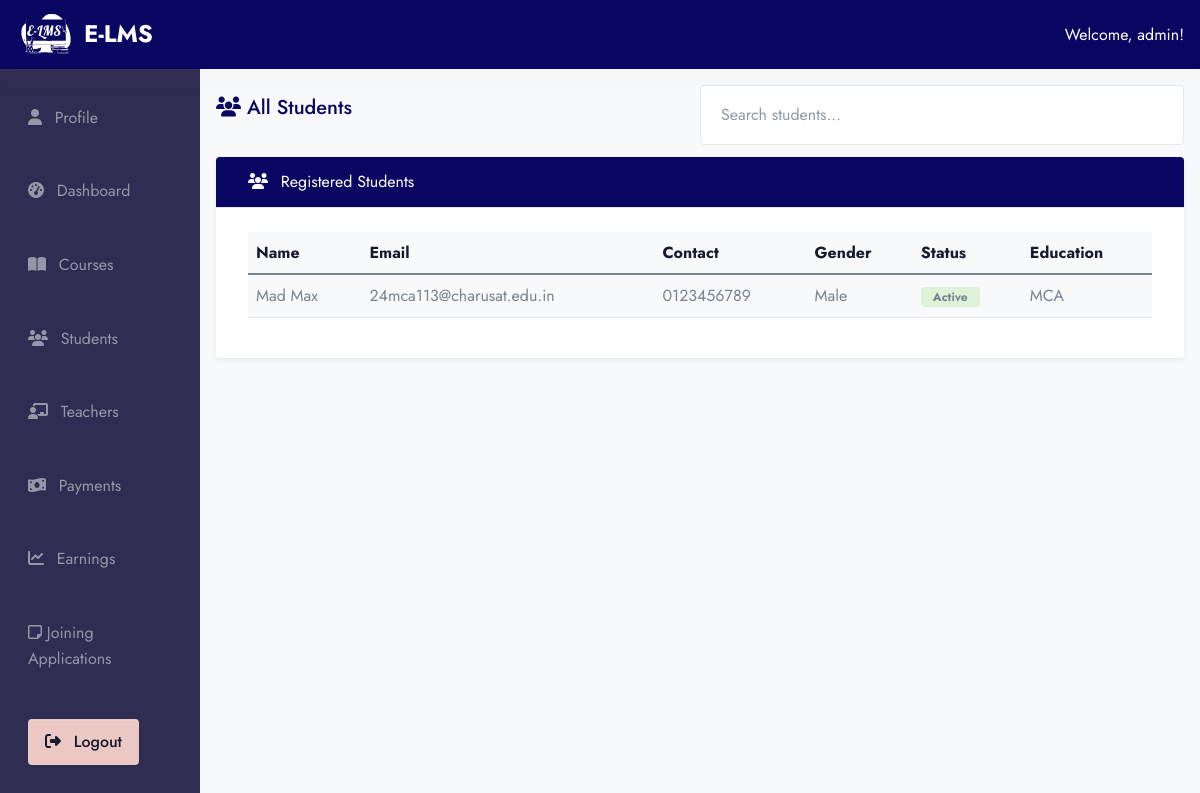
The page /ad-min/students/ (signed in) on the database its author committed.
### app/models.py (models this page shows, shortened)
class Users(AbstractUser):
    ROLE_CHOICES = (
        ('student', 'Student'),
        ('teacher', 'Teacher'),
        ('admin', 'Admin'),
    )
    role = models.CharField(max_length=20, choices=ROLE_CHOICES, default='student')

class Student(models.Model):
    user = models.OneToOneField(Users, on_delete=models.CASCADE, related_name="student_profile")
    contact_no = models.CharField(max_length=20, null=True, blank=True)
    address = models.TextField(null=True, blank=True)
    date_of_birth = models.DateField(null=True, blank=True)
    gender = models.CharField(max_length=10, choices=(("Male","Male"), ("Female","Female"), ("Other","Other")), null=True, blank=True)
    education = models.CharField(max_length=200, null=True, blank=True)
    status = models.CharField(max_length=20, choices=(("active","Active"), ("inactive","Inactive")), default="active")

### E_LMS/admin_view.py (the view)
# urls.py: path('ad-min/students/', admin_view.admin_students, name='admin_students'),
@login_required
def admin_students(request):
    user = request.user
    if user.role != 'admin':
        return page_not_found(request)
    students = Student.objects.select_related('user').all()
    return render(request, 'admin/admin_students.html', {'students': students})

### templates/admin/admin_students.html (shortened to what this page needs)
{% extends 'base2.html' %}
{% load static %}
{% block content %}
<div class="container-fluid">
  <div class="row">
      {% include 'admin/admin_sidebar.html' %}
     <div class="col-md-10 ms-auto p-4 bg-light" style="min-height: 100vh;">
  <div class="d-flex justify-content-between align-items-center mb-3">
    <h4 class="text-primary"><i class="fas fa-users"></i> All Students</h4>
    <input type="text" id="searchInput" class="form-control w-50" placeholder="Search students...">
  </div>
  <div class="card mt-3 shadow-sm border-0">
    <div class="card-header bg-primary text-white">
      <i class="fas fa-users me-2"></i> Registered Students
    </div>
    <div class="card-body">
      <div class="table-responsive">
        <table class="table table-hover align-middle" id="studentTable">
          <thead class="table-light">
            <tr>
              <th>Name</th>
              <th>Email</th>
              <th>Contact</th>
              <th>Gender</th>
              <th>Status</th>
              <th>Education</th>
            </tr>
          </thead>
          <tbody>
            {% for student in students %}
              <tr>
                <td>{{ student.user.get_full_name }}</td>
                <td>{{ student.user.email }}</td>
                <td>{{ student.contact_no|default:"-" }}</td>
                <td>{{ student.gender|default:"-" }}</td>
                <td>
                  {% if student.status == 'active' %}
                    <span class="badge bg-success text-gray-800">Active</span>
                  {% else %}
                    <span class="badge bg-danger text-gray-800">Inactive</span>
                  {% endif %}
                </td>
                <td>{{ student.education|default:"-" }}</td>
              </tr>
            {% empty %}
              <tr>
                <td colspan="6" class="text-center text-muted">No students found.</td>
              </tr>
            {% endfor %}
          </tbody>
        </table>
      </div>
    </div>
  </div>
</div>
  </div>
</div>
{% endblock %}

### templates/components/header_dash.html (shortened to what this page needs)
{% load static %}
<div class="col-12">
  <nav class="navbar navbar-dark bg-primary px-4 py-2 d-flex justify-content-between align-items-center shadow-light">
    <a class="navbar-brand d-flex align-items-center" href="#">
      <img src="{% static 'assets/img/E-LMS_Logo.svg' %}" alt="Project Logo" width="60" height="40" class="me-2">
      <span class="text-white fw-bold">E-LMS </span>
    </a>
    <div class="text-white">
      {% if request.user.is_authenticated %}
        <span class="fw-semibold">Welcome, {{ request.user.username }}!</span>
        {% endif %}
    </div>
  </nav>
</div>

### rows shown on the page
Users: user.username "admin"
Student: user.get_full_name "Mad Max", user.email "24mca113@charusat.edu.in", contact_no "0123456789", gender "Male", status "Active", education "MCA"
